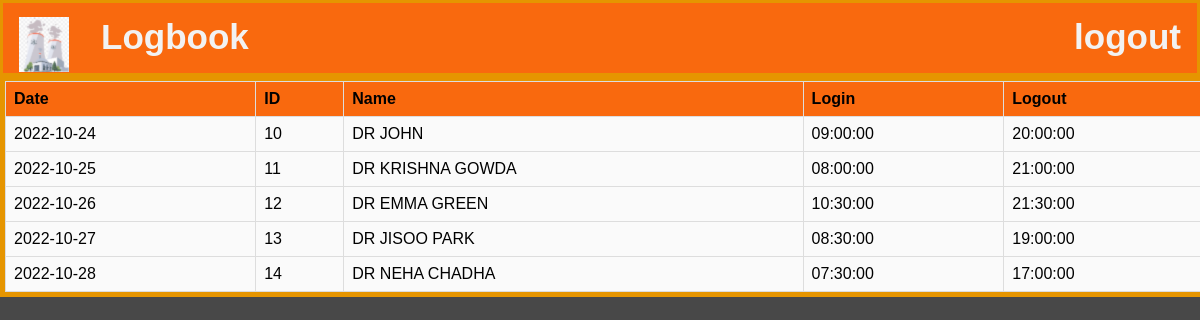
The app's page /logbook.php (signed in) with its own data.
### tables this page shows
CREATE TABLE `logbook` (
  `DATE` date NOT NULL,
  `ID` int(11) NOT NULL,
  `NAME` varchar(25) NOT NULL,
  `LOGIN` time NOT NULL,
  `LOGOUT` time NOT NULL
);

### logbook.php (the view, shortened to what this page needs)
<html>
    <head>
</head>
<body>
<div class="topnav">
            <a class="active" href="home.html"><img src="My project.png"></a>
            <a href="logbook.php">Logbook</a>
            <div class="topnav-right">
              <a href="logout.php">logout</a>
            </div>
          </div>
    <?php
$con = mysqli_connect("localhost","root","","nuclear_power_plant_management");
$var=mysqli_query($con,"select * from logbook");
echo "<table border size=10>";
echo "<tr>
<th>Date</th>
<th>ID</th>
<th>Name</th>
<th>Login</th>
<th>Logout</th>
</tr>";
if(mysqli_num_rows($var)>0){
    while($arr=mysqli_fetch_row($var))
    { echo "<tr>
    <td>$arr[0]</td>
    <td>$arr[1]</td>
    <td>$arr[2]</td>
    <td>$arr[3]</td>
    <td>$arr[4]</td>
    </tr>";}
    echo "</table>";
}
?>
</body>
</html>

### logbook.php (style rules this page uses)
body { margin: 0; font-family: Arial, Helvetica, sans-serif; background: #484848; }
.topnav { overflow: hidden; background-color: rgba(249, 105, 14, 1); height: 70px; border: 3px solid #e69500; }
.topnav a { float: left; color: #f2f2f2; text-align: center; padding: 14px 16px; text-decoration: none; font-size: 35px; font-weight: bold; }
.topnav-right { float: right; }
table { font-family: arial, sans-serif; border-collapse: collapse; outline:#e69500 solid 5px; background: #FAFAFA; width: 100%; margin:5px ; }
td, th { border: 1px solid #dddddd; text-align: left; padding: 8px; }
th { background-color:rgba(249, 105, 14, 1); }

### records on screen
logbook: DATE "2022-10-24", ID "10", NAME "DR JOHN", LOGIN "09:00:00", LOGOUT "20:00:00"
logbook: DATE "2022-10-25", ID "11", NAME "DR KRISHNA GOWDA", LOGIN "08:00:00", LOGOUT "21:00:00"
logbook: DATE "2022-10-26", ID "12", NAME "DR EMMA GREEN", LOGIN "10:30:00", LOGOUT "21:30:00"
logbook: DATE "2022-10-27", ID "13", NAME "DR JISOO PARK", LOGIN "08:30:00", LOGOUT "19:00:00"
logbook: DATE "2022-10-28", ID "14", NAME "DR NEHA CHADHA", LOGIN "07:30:00", LOGOUT "17:00:00"
